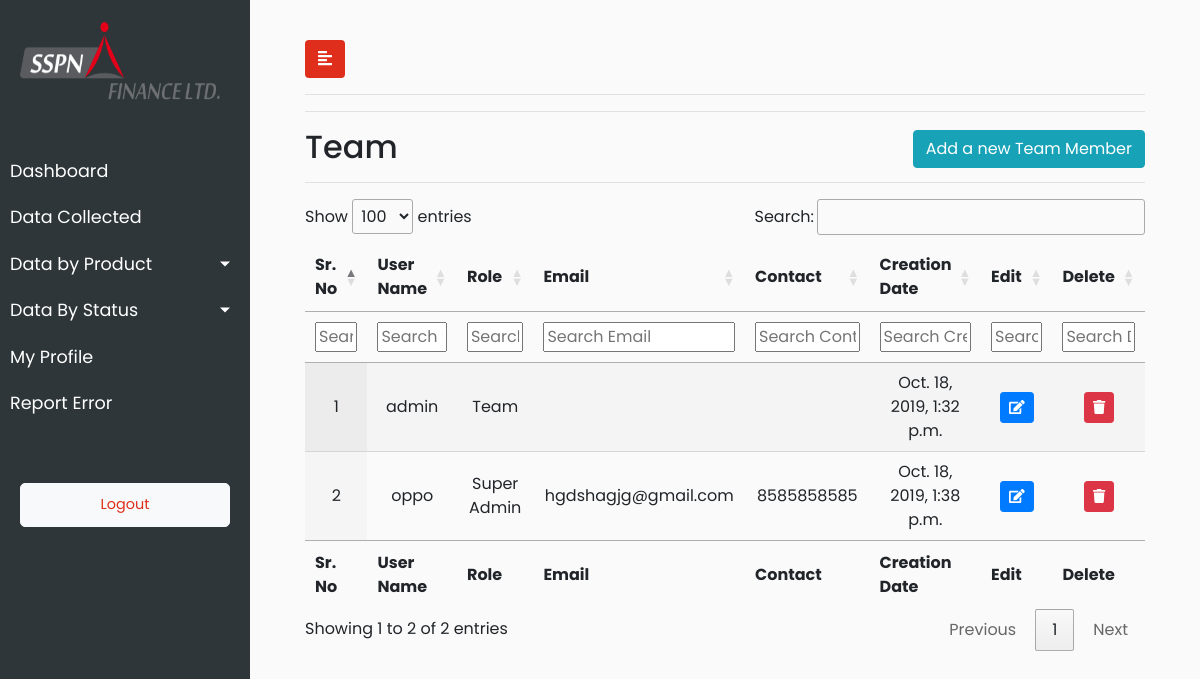
/team_sspn/ (signed in), run on the app's committed database.
### sspn_lead_manager_app/models.py (models this page shows, shortened)
class Team(AbstractUser):
    SUPER_ADMIN = 1
    ADMIN = 2
    TEAM = 3
    ROLE_CHOICES = (
      (ADMIN,'admin'),
      (SUPER_ADMIN,'super_admin'),
      (TEAM,'team')
    )
    role = models.PositiveSmallIntegerField(choices=ROLE_CHOICES,default=3)
    contact = models.CharField(blank=True,max_length=920)
    class Meta:
            verbose_name_plural = "All Teams Lists"
            verbose_name = "Team"

### sspn_lead_manager_app/views.py (the view)
# urls.py: path("team_sspn/" , views.team_sspn, name="team_sspn"),
@login_required(login_url='/user_login')
def team_sspn(request):
    team_sspn = Team.objects.all()
    data = {'team_sspn':team_sspn}
    return render(request,'sspn_lead_manager_app/team_sspn.html',data)

### sspn_lead_manager_app/templates/sspn_lead_manager_app/team_sspn.html (shortened to what this page needs)
{% extends 'sspn_lead_manager_app/base.html' %}
{% load static %}
{% block stylesheets %}
<link rel="stylesheet" href="//cdn.datatables.net/1.10.19/css/jquery.dataTables.min.css">
{% endblock stylesheets %}
{% block content %}
<div>
<hr>
                <h2>Team<span style="float: right"><button class="create_new_teammember btn btn-info">Add a new Team Member</button></span></h2>
        <hr>
{% if team_sspn %}
    <table id="test_table" class="display" style="width: 100%">
        <thead>
            <tr>
                <th scope="col">Sr. No</th>
                <th scope="col">User Name</th>
                <th scope="col">Role</th>
                <th scope="col">Email</th>
                <th scope="col">Contact</th>
                <th scope="col">Creation Date</th>
                <th scope="col">Edit</th>
                <th scope="col">Delete</th>
            </tr>
            <tr>
                <th>Sr. No</th>
                <th>User Name</th>
                <th>Role</th>
                <th>Email</th>
                <th>Contact</th>
                <th>Creation Date</th>
                <th>Edit</th>
                <th>Delete</th>
            </tr>
        </thead>
        <tbody>
        {% for teamsspn in team_sspn %}
            <tr>
                <td>{{ forloop.counter }}</td>
                <td>{{ teamsspn.username }}</td>
                <td>
                {% if teamsspn.role == 3 %}
                Team
                {% elif teamsspn.role == 2 %}
                Admin
                {% else %}
                Super Admin
                {% endif %}</td>
                <td>{{ teamsspn.email }}</td>
                <td>{{ teamsspn.contact }}</td>
                <td>{{ teamsspn.date_joined }}</td>
                <td>
                            <button type="button" class="update-lead btn btn-sm btn-primary" data-id="{% url 'sspn_lead_manager_app:teamupdate' teamsspn.pk %}">
                                <span class="fa fa-edit"></span>
                            </button>
                        </td>
                        <td>
                            <button type="button" class="delete-lead btn btn-sm btn-danger" data-id="{% url 'sspn_lead_manager_app:teamdelete' teamsspn.pk %}">
                                <span class="fa fa-trash"></span>
                            </button>
                        </td>
            </tr>
            {% endfor %}
        </tbody>
        <tfoot>
            <tr>
                <th>Sr. No</th>
                <th>User Name</th>
                <th>Role</th>
                <th>Email</th>
                <th>Contact</th>
                <th>Creation Date</th>
                <th>Edit</th>
                <th>Delete</th>
            </tr>
        </tfoot>
    </table>
    {% else %}
            <p class="no-leads text-primary">No entry added yet.</p>
    {% endif %}
</div>
{% endblock %}

### sspn_lead_manager_app/static/sspn_lead_manager_app/css/style.css (style rules this page uses)
body { font-family: 'Poppins', sans-serif; background: #fafafa; }
#test_table { text-align: center; }

### data on the page
Team: username "admin", role "Team", date_joined "Oct. 18, 2019, 1:32 p.m."
Team: username "oppo", role "Super Admin", email "hgdshagjg@gmail.com", contact "8585858585", date_joined "Oct. 18, 2019, 1:38 p.m."
